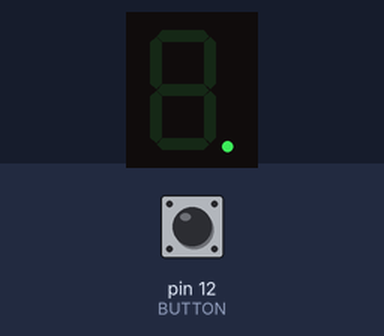
The sketch below on a simulated Arduino Uno, built with avr-gcc and run on an emulated ATmega328P. Parts: 1-digit seven-segment display. Wiring (inferred from the names in the program): 1-digit 7-segment display, segments lit when HIGH: segments pin 2, pin 3, pin 4, pin 5, pin 6, pin 7, pin 8, pin 9. The inputs (shaded band) are chosen by the test bench; at power-on: pin 12 (BUTTON) HIGH. Random numbers use the default seed unless the sketch sets one; the segment pins are drawn as the display they are named for.

Above: at 1.2 s.
1.3 s: pin 12 (BUTTON) pulled LOW for 1 s
At 3.2 s:
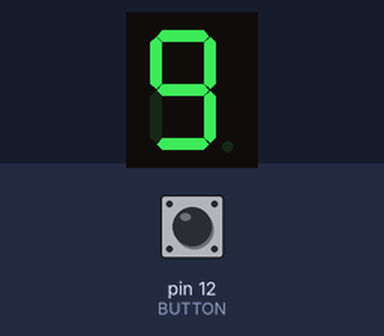
4.3 s: pin 12 (BUTTON) pulled LOW for 0.15 s
At 4.9 s:
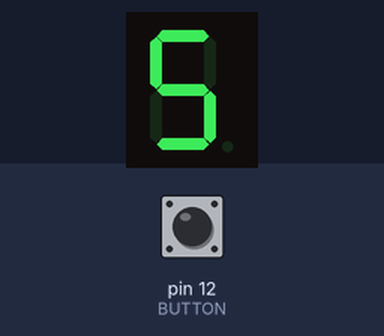
5.9 s: pin 12 (BUTTON) pulled LOW for 3.2 s
At 9.9 s:
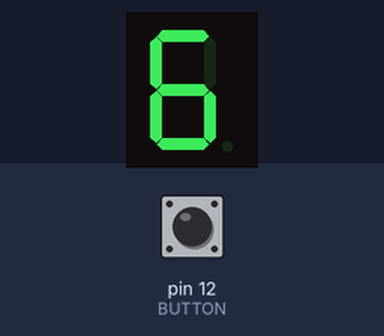
Timing chart, 0 to 11.4 s (numbered marks = the images above; inputs shaded):
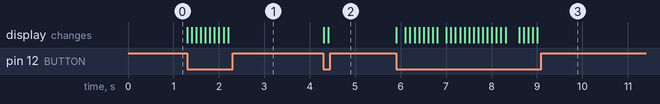

The sketch:

ex02_1.ino
```cpp
int pin[]={2, 3, 4, 5, 6, 7, 8, 9};       // 캐소드형 LED 세그먼트 출력핀 정의
int led_num = 8;                        // 7 세그먼트 LED
int BUTTON = 12;                      // 택트 스위치 Pin 번호
int num = 0;                             // 현재 LED 에 표시되고 있는 숫자

int digitForNum[11][8] = {
                                          // 각 숫자에 대한 LED 설정 값을 정의
                                          // a  b  c  d  e  f  g dp  세그먼트 순
       {0, 0, 0, 0, 0, 0, 0, 1},  	// Dot Point
       {1, 1, 1, 1, 1, 1, 0, 0},  	// 0
       {0, 1, 1, 0, 0, 0, 0, 0}, 	  // 1
       {1, 1, 0, 1, 1, 0, 1, 0},  	// 2
       {1, 1, 1, 1, 0, 0, 1, 0},  	// 3
       {0, 1, 1, 0, 0, 1, 1, 0}, 	  // 4
       {1, 0, 1, 1, 0, 1, 1, 0},  	// 5
       {1, 0, 1, 1, 1, 1, 1, 0},  	// 6
       {1, 1, 1, 0, 0, 0, 0, 0},  	// 7
       {1, 1, 1, 1, 1, 1, 1, 0}, 	  // 8
       {1, 1, 1, 1, 0, 1, 1, 0},  	// 9
};

void setup () {
  for (int i=0; i < led_num; i++){          // 각 세그먼트 입력핀 초기화
      pinMode (pin[i], OUTPUT);
  }
  pinMode(BUTTON, INPUT_PULLUP);  // 택트 스위치를 INPUT_PULLUP으로 설정
}

void loop () {
  if(digitalRead(BUTTON) == LOW){
    num = random(1, 11);
  }
               // 0부터 9까지 숫자를 순서대로 표시합니다.
  for (int j=0; j < led_num; j++) {
               // 각 숫자에 대한 각각 LED의 로직레벨을 설정합니다.
      digitalWrite(pin[j], digitForNum[num][j]);
  }
    delay (100);                         // 숫자 표시 후 0.1초 대기
}
```

Measured:
- after the input at 1.3 s, the display: first changes at once (image 1 shows a later state)
- after the input at 4.3 s, the display: first changes at once (image 2 shows a later state)
- after the input at 5.9 s, the display: first changes at once (image 3 shows a later state)
